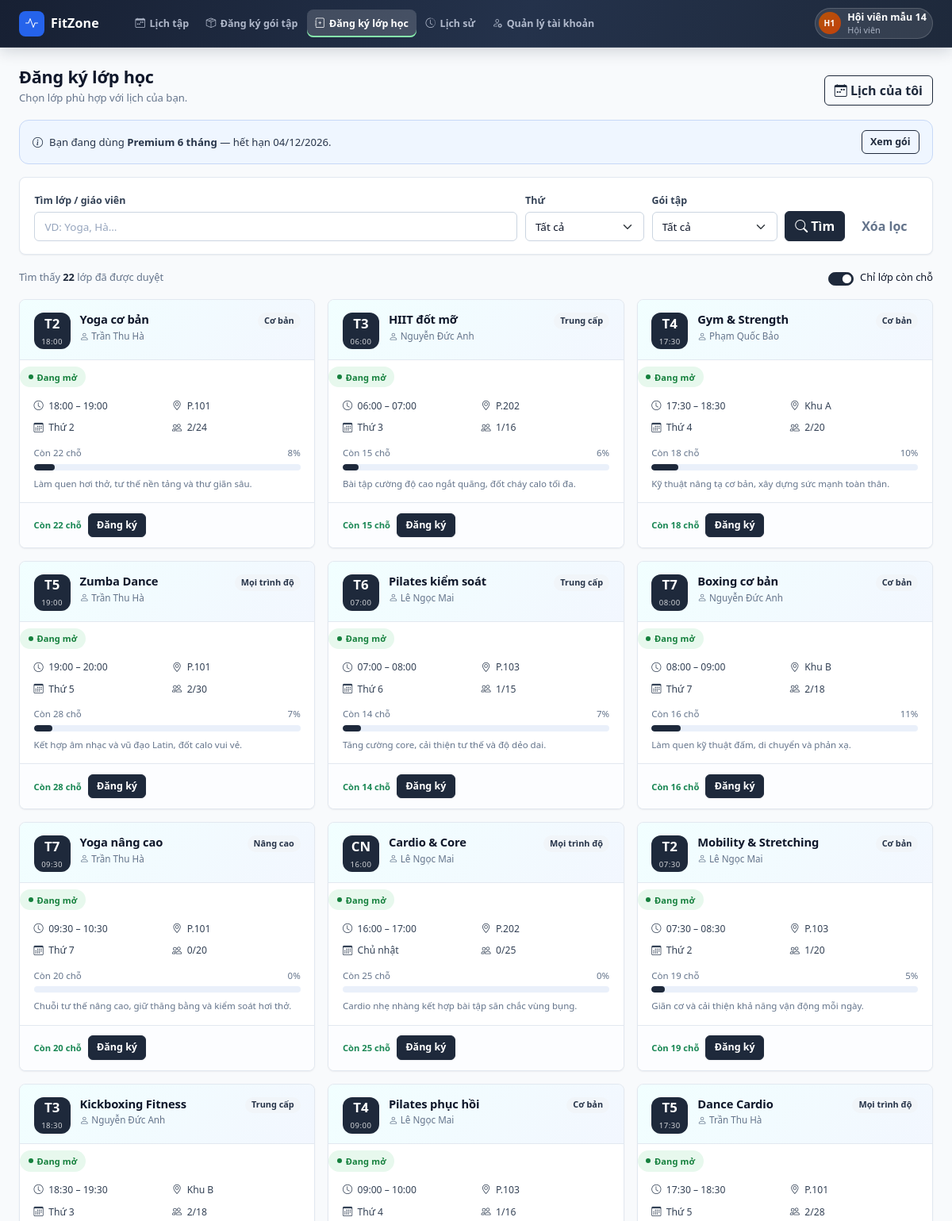
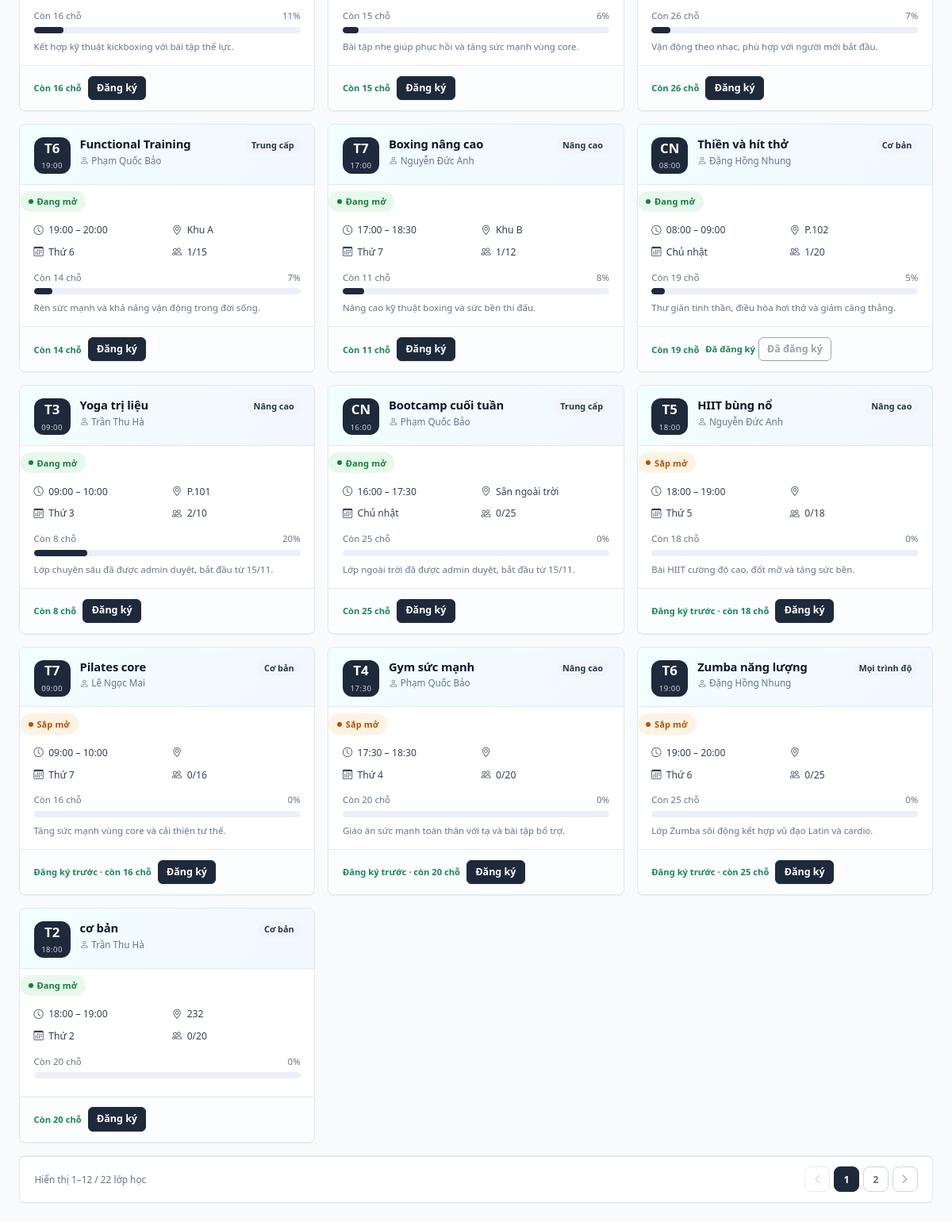
Page /customer/class-registration.php (signed in) on the committed database (2 pictures, top to bottom).
### tables this page shows
CREATE TABLE `hoi_vien` (
  `id` int(10) unsigned NOT NULL AUTO_INCREMENT,
  `tai_khoan_id` int(10) unsigned DEFAULT NULL,
  `ho_ten` varchar(100) NOT NULL,
  `sdt` varchar(15) NOT NULL,
  `email` varchar(100) NOT NULL,
  `gioi_tinh` varchar(10) DEFAULT NULL,
  `ngay_sinh` date DEFAULT NULL,
  `dia_chi` varchar(255) DEFAULT NULL,
  `ghi_chu` text DEFAULT NULL,
  `chieu_cao` decimal(5,1) DEFAULT NULL,
  `can_nang` decimal(5,1) DEFAULT NULL,
  `muc_tieu` varchar(100) DEFAULT NULL,
  `trang_thai` varchar(20) NOT NULL DEFAULT 'hoat_dong',
  `deleted_at` datetime DEFAULT NULL,
  `created_at` datetime NOT NULL DEFAULT current_timestamp(),
  `updated_at` datetime NOT NULL DEFAULT current_timestamp() ON UPDATE current_timestamp(),
  PRIMARY KEY (`id`),
  UNIQUE KEY `uq_hoi_vien_email` (`email`),
  KEY `fk_hoi_vien_tai_khoan` (`tai_khoan_id`),
  CONSTRAINT `fk_hoi_vien_tai_khoan` FOREIGN KEY (`tai_khoan_id`) REFERENCES `tai_khoan` (`id`) ON DELETE SET NULL
);

CREATE TABLE `tai_khoan` (
  `id` int(10) unsigned NOT NULL AUTO_INCREMENT,
  `ten_dang_nhap` varchar(50) NOT NULL,
  `mat_khau` varchar(255) NOT NULL,
  `ho_ten` varchar(100) NOT NULL,
  `vai_tro` varchar(20) NOT NULL DEFAULT 'customer',
  `trang_thai` tinyint(1) NOT NULL DEFAULT 1,
  `created_at` datetime NOT NULL DEFAULT current_timestamp(),
  PRIMARY KEY (`id`),
  UNIQUE KEY `uq_tai_khoan_ten` (`ten_dang_nhap`)
);

CREATE TABLE `lop_hoc` (
  `id` int(10) unsigned NOT NULL AUTO_INCREMENT,
  `ten_lop` varchar(100) NOT NULL,
  `giao_vien_id` int(10) unsigned NOT NULL,
  `thu_trong_tuan` tinyint(4) NOT NULL,
  `gio_bat_dau` time NOT NULL,
  `gio_ket_thuc` time NOT NULL,
  `ngay_bat_dau` date NOT NULL,
  `ngay_ket_thuc` date NOT NULL,
  `suc_chua` int(11) NOT NULL,
  `phong_hoc` varchar(50) DEFAULT NULL,
  `mo_ta` text DEFAULT NULL,
  `trinh_do` varchar(50) DEFAULT NULL,
  `goi_tap_toi_thieu` varchar(20) NOT NULL DEFAULT 'basic',
  `trang_thai` varchar(20) NOT NULL DEFAULT 'dang_mo',
  `deleted_at` datetime DEFAULT NULL,
  `created_at` datetime NOT NULL DEFAULT current_timestamp(),
  `updated_at` datetime NOT NULL DEFAULT current_timestamp() ON UPDATE current_timestamp(),
  PRIMARY KEY (`id`),
  KEY `fk_lop_hoc_giao_vien` (`giao_vien_id`),
  CONSTRAINT `fk_lop_hoc_giao_vien` FOREIGN KEY (`giao_vien_id`) REFERENCES `giao_vien` (`id`)
);

CREATE TABLE `giao_vien` (
  `id` int(10) unsigned NOT NULL AUTO_INCREMENT,
  `tai_khoan_id` int(10) unsigned DEFAULT NULL,
  `ho_ten` varchar(100) NOT NULL,
  `sdt` varchar(15) NOT NULL,
  `email` varchar(100) NOT NULL,
  `gioi_thieu` text DEFAULT NULL,
  `deleted_at` datetime DEFAULT NULL,
  `created_at` datetime NOT NULL DEFAULT current_timestamp(),
  `updated_at` datetime NOT NULL DEFAULT current_timestamp() ON UPDATE current_timestamp(),
  PRIMARY KEY (`id`),
  UNIQUE KEY `uq_giao_vien_email` (`email`),
  UNIQUE KEY `uq_giao_vien_tai_khoan` (`tai_khoan_id`),
  CONSTRAINT `fk_giao_vien_tai_khoan` FOREIGN KEY (`tai_khoan_id`) REFERENCES `tai_khoan` (`id`) ON DELETE SET NULL
);

### customer/class-registration.php (the view, shortened to what the rows shown need)
<?php
require __DIR__ . '/../common/bootstrap.php';
$menu = require __DIR__ . '/../common/menus/customer.php';
$appRole = 'customer';
$classes = data_classes();
$registeredIds = array_map(static fn (array $c): int => (int) $c['id'], data_customer_classes());
$member = data_current_member();
$packageLevels = ['basic' => 1, 'standard' => 2, 'premium' => 3];
$currentPackageLevel = $packageLevels[$member['package_level'] ?? 'basic'] ?? 1;
$open = array_values(array_filter($classes, static fn ($c) => $c['status'] === 'dang_mo'));
$keyword = trim((string) ($_GET['q'] ?? ''));
$weekdayFilter = (int) ($_GET['weekday'] ?? 0);
$packageFilter = trim((string) ($_GET['package'] ?? ''));
$packageNames = [
    'basic' => 'Basic - Cơ bản',
    'standard' => 'Standard - Trung cấp',
    'premium' => 'Premium - Tất cả lớp',
];
if ($weekdayFilter < 1 || $weekdayFilter > 7) {
    $weekdayFilter = 0;
}
if (!isset($packageNames[$packageFilter])) {
    $packageFilter = '';
}
$open = array_values(array_filter($open, static function (array $class) use ($keyword, $weekdayFilter, $packageFilter): bool {
    if ($keyword !== ''
        && mb_stripos($class['name'], $keyword) === false
        && mb_stripos($class['instructor'], $keyword) === false) {
        return false;
    }
    if ($weekdayFilter > 0 && (int) $class['weekday'] !== $weekdayFilter) {
        return false;
    }
    if ($packageFilter !== '' && ($class['required_package'] ?? 'basic') !== $packageFilter) {
        return false;
    }
    return true;
}));
$partials = __DIR__ . '/../common/partials';
require $partials . '/head.php';
?>
<div class="app-shell">
    <?php require $partials . '/sidebar.php'; ?>
    <div class="app-main">
        <?php require $partials . '/topbar.php'; ?>
        <main class="app-content" id="main-content">
<div class="page-head">
    <div>
        <h1>Đăng ký lớp học</h1>
    </div>
</div>
<div class="row g-3" id="class-grid">
    <?php foreach ($open as $class):
        $available = $class['capacity'] - $class['enrolled'];
        $percent = (int) round($class['enrolled'] / max(1, $class['capacity']) * 100);
        $tone = $available === 0 ? 'red' : ($percent >= 80 ? 'amber' : '');
        $requiredLevel = $packageLevels[$class['required_package'] ?? 'basic'] ?? 1;
        $allowed = $requiredLevel <= $currentPackageLevel;
        $isRegistered = in_array((int) $class['id'], $registeredIds, true);
    ?>
        <div class="col-md-6 col-xl-4" data-class-card
             data-class-id="<?= (int) $class['id'] ?>"
             data-capacity="<?= (int) $class['capacity'] ?>"
             data-available="<?= $available > 0 ? '1' : '0' ?>">
            <article class="class-card">
                <div class="class-card-top">
                    <div class="day-chip">
                        <strong><?= e(weekday_short($class['weekday'])) ?></strong>
                        <span><?= e($class['start']) ?></span>
                    </div>
                    <div class="flex-grow-1 min-w-0">
                        <div class="d-flex align-items-start gap-2">
                            <h3 class="flex-grow-1"><?= e($class['name']) ?></h3>
                            <span class="badge-soft"><?= e($class['level']) ?></span>
                        </div>
                        <div class="teacher"><?= icon('person') ?> <?= e($class['instructor']) ?></div>
                    </div>
                </div>
                <div class="mt-2"><?= status_badge($class['status']) ?></div>
                <div class="class-card-body">
                    <div class="class-meta">
                        <div class="item"><?= icon('clock') ?> <?= e($class['start'] . ' – ' . $class['end']) ?></div>
                        <div class="item"><?= icon('geo-alt') ?> <?= e($class['room']) ?></div>
                        <div class="item"><?= icon('calendar3') ?> <?= e(weekday($class['weekday'])) ?></div>
                        <div class="item"><?= icon('people') ?> <span data-enrolled><?= e((string) $class['enrolled'] . '/' . (string) $class['capacity']) ?></span></div>
                    </div>
                    <div class="class-capacity">
                        <span data-available-text><?= $available === 0 ? 'Lớp đã đầy' : 'Còn ' . $available . ' chỗ' ?></span>
                        <span><?= $percent ?>%</span>
                    </div>
                    <?= progress_bar($percent, $tone) ?>
                    <p class="text-muted-2 text-tiny mt-2 mb-0"><?= e($class['desc']) ?></p>
                </div>
                <div class="class-card-foot">
                    <span class="availability <?= $available === 0 ? 'text-danger' : 'text-success' ?>" data-available-label>
                        <?= $available === 0 ? 'Hết chỗ' : ($class['status'] === 'sap_mo' ? 'Đăng ký trước · còn ' . $available . ' chỗ' : 'Còn ' . $available . ' chỗ') ?>
                    </span>
                    <span data-class-action>
                        <?php if ($isRegistered): ?>
                            <span class="availability text-success">Đã đăng ký</span>
                            <button class="btn btn-outline-secondary btn-sm" type="button" disabled>Đã đăng ký</button>
                        <?php elseif (!$allowed): ?>
                            <span class="availability text-warning">Cần gói cao hơn</span>
                            <button class="btn btn-outline-secondary btn-sm" type="button" disabled>Nâng cấp gói</button>
                        <?php elseif ($available === 0): ?>
                            <button class="btn btn-outline-secondary btn-sm" type="button" disabled>Đã đầy</button>
                        <?php else: ?>
                            <button class="btn btn-primary btn-sm" type="button"
                                    data-bs-toggle="modal" data-bs-target="#registerClassModal"
                                    data-class-id="<?= (int) $class['id'] ?>"
                                    data-class-name="<?= e($class['name']) ?>"
                                    data-class-meta="<?= e(weekday($class['weekday']) . ' · ' . $class['start'] . ' – ' . $class['end'] . ' · ' . $class['room']) ?>"
                                    data-class-teacher="<?= e($class['instructor']) ?>">
                                Đăng ký
                            </button>
                        <?php endif; ?>
                    </span>
                </div>
            </article>
        </div>
    <?php endforeach; ?>
</div>
        </main>
    </div>
</div>
<?php require $partials . '/foot.php'; ?>

### common/partials/topbar.php (shortened to what the rows shown need)
<?php
require_once __DIR__ . '/../data/user.php';
$user = app_user($appRole);
$accountHref = '/' . $appRole . '/account';
?>
<header class="app-topbar">
    <a class="app-user text-decoration-none" href="<?= e(url($accountHref)) ?>" aria-label="Mở trang quản lý tài khoản">
        <?= avatar($user['name'], 'avatar-sm') ?>
        <span class="app-user-meta">
            <strong><?= e($user['name']) ?></strong>
            <span><?= e($user['sub']) ?></span>
        </span>
    </a>
</header>

### common/components/ui.php (shortened to what the rows shown need)
<?php
if (!function_exists('icon')) {
    function icon(string $name, string $class = ''): string
    {
        $name = preg_replace('/[^a-z0-9-]/i', '', $name) ?: 'circle';
        return '<i class="bi bi-' . e($name) . ($class !== '' ? ' ' . e($class) : '') . '" aria-hidden="true"></i>';
    }
}
if (!function_exists('initials')) {
    function initials(string $name): string
    {
        $parts = preg_split('/\s+/u', trim($name)) ?: [];
        $parts = array_values(array_filter($parts, static fn ($p) => $p !== ''));
        $last = $parts[count($parts) - 1];
        $first = $parts[0];
        $initials = mb_substr($first, 0, 1, 'UTF-8');
        if (count($parts) > 1) {
            $initials .= mb_substr($last, 0, 1, 'UTF-8');
        }
        return mb_strtoupper($initials, 'UTF-8');
    }
}
if (!function_exists('avatar')) {
    function avatar(string $name, string $size = '', string $extra = ''): string
    {
        $palette = ['alt-1', 'alt-2', 'alt-3', 'alt-4', 'alt-5'];
        $alt = $palette[abs(crc32($name)) % count($palette)];
        $classes = trim('avatar ' . $alt . ($size !== '' ? ' ' . $size : '') . ($extra !== '' ? ' ' . $extra : ''));
        return '<span class="' . e($classes) . '" title="' . e($name) . '">' . e(initials($name)) . '</span>';
    }
}
if (!function_exists('badge')) {
    function badge(string $label, string $variant = 'primary', bool $dot = true): string
    {
        $dotClass = $dot ? '' : ' no-dot';
        return '<span class="badge-status ' . e($variant) . $dotClass . '">' . e($label) . '</span>';
    }
}
if (!function_exists('status_badge')) {
    function status_badge(string $status): string
    {
        $map = [
            'hoat_dong' => ['Đang hoạt động', 'success'],
            'ngung_hoat_dong' => ['Ngừng hoạt động', 'muted'],
            'dang_mo' => ['Đang mở', 'success'],
            'sap_mo' => ['Sắp mở', 'warning'],
            'da_dong' => ['Đã đóng', 'muted'],
            'dang_ban' => ['Đang bán', 'success'],
            'ngung_ban' => ['Ngừng bán', 'muted'],
            'da_huy' => ['Đã hủy', 'danger'],
            'da_thanh_toan' => ['Đã thanh toán', 'success'],
            'chua_thanh_toan' => ['Chưa thanh toán', 'warning'],
            'dang_ky' => ['Đã đăng ký', 'primary'],
            'bi_khoa' => ['Đã khóa', 'danger'],
        ];
        [$label, $variant] = $map[$status] ?? [$status, 'muted'];
        return badge($label, $variant);
    }
}
if (!function_exists('weekday')) {
    function weekday(int $day): string
    {
        return ['', 'Thứ 2', 'Thứ 3', 'Thứ 4', 'Thứ 5', 'Thứ 6', 'Thứ 7', 'Chủ nhật'][$day] ?? '';
    }
}
if (!function_exists('weekday_short')) {
    function weekday_short(int $day): string
    {
        return ['', 'T2', 'T3', 'T4', 'T5', 'T6', 'T7', 'CN'][$day] ?? '';
    }
}
if (!function_exists('progress_bar')) {
    function progress_bar(int $percent, string $variant = '', bool $thick = false): string
    {
        $percent = max(0, min(100, $percent));
        $classes = trim('app-progress' . ($variant !== '' ? ' ' . $variant : '') . ($thick ? ' thick' : ''));
        return '<div class="' . e($classes) . '" role="progressbar" aria-valuenow="' . $percent . '" aria-valuemin="0" aria-valuemax="100">'
            . '<span style="width:' . $percent . '%"></span></div>';
    }
}

### rows in the picture
hoi_vien: ho_ten "H1"
tai_khoan: ho_ten "Hội viên mẫu 14", ho_ten.email "Hội viên"
lop_hoc: thu_trong_tuan "T2", start "18:00", ten_lop "Yoga cơ bản", trinh_do "Cơ bản", giao_vien.ho_ten "Trần Thu Hà", label "Đang mở", end "18:00 – 19:00", phong_hoc "P.101", thu_trong_tuan "Thứ 2", capacity "2/24", available "22", percent "8", mo_ta "Làm quen hơi thở, tư thế nền tảng và thư giãn sâu."
lop_hoc: thu_trong_tuan "T3", start "06:00", ten_lop "HIIT đốt mỡ", trinh_do "Trung cấp", giao_vien.ho_ten "Nguyễn Đức Anh", label "Đang mở", end "06:00 – 07:00", phong_hoc "P.202", thu_trong_tuan "Thứ 3", capacity "1/16", available "15", percent "6", mo_ta "Bài tập cường độ cao ngắt quãng, đốt cháy calo tối đa."
lop_hoc: thu_trong_tuan "T4", start "17:30", ten_lop "Gym & Strength", trinh_do "Cơ bản", giao_vien.ho_ten "Phạm Quốc Bảo", label "Đang mở", end "17:30 – 18:30", phong_hoc "Khu A", thu_trong_tuan "Thứ 4", capacity "2/20", available "18", percent "10", mo_ta "Kỹ thuật nâng tạ cơ bản, xây dựng sức mạnh toàn thân."
lop_hoc: thu_trong_tuan "T5", start "19:00", ten_lop "Zumba Dance", trinh_do "Mọi trình độ", giao_vien.ho_ten "Trần Thu Hà", label "Đang mở", end "19:00 – 20:00", phong_hoc "P.101", thu_trong_tuan "Thứ 5", capacity "2/30", available "28", percent "7", mo_ta "Kết hợp âm nhạc và vũ đạo Latin, đốt calo vui vẻ."
lop_hoc: thu_trong_tuan "T6", start "07:00", ten_lop "Pilates kiểm soát", trinh_do "Trung cấp", giao_vien.ho_ten "Lê Ngọc Mai", label "Đang mở", end "07:00 – 08:00", phong_hoc "P.103", thu_trong_tuan "Thứ 6", capacity "1/15", available "14", percent "7", mo_ta "Tăng cường core, cải thiện tư thế và độ dẻo dai."
lop_hoc: thu_trong_tuan "T7", start "08:00", ten_lop "Boxing cơ bản", trinh_do "Cơ bản", giao_vien.ho_ten "Nguyễn Đức Anh", label "Đang mở", end "08:00 – 09:00", phong_hoc "Khu B", thu_trong_tuan "Thứ 7", capacity "2/18", available "16", percent "11", mo_ta "Làm quen kỹ thuật đấm, di chuyển và phản xạ."
lop_hoc: thu_trong_tuan "T7", start "09:30", ten_lop "Yoga nâng cao", trinh_do "Nâng cao", giao_vien.ho_ten "Trần Thu Hà", label "Đang mở", end "09:30 – 10:30", phong_hoc "P.101", thu_trong_tuan "Thứ 7", capacity "0/20", suc_chua "20", percent "0", mo_ta "Chuỗi tư thế nâng cao, giữ thăng bằng và kiểm soát hơi thở."
lop_hoc: thu_trong_tuan "CN", start "16:00", ten_lop "Cardio & Core", trinh_do "Mọi trình độ", giao_vien.ho_ten "Lê Ngọc Mai", label "Đang mở", end "16:00 – 17:00", phong_hoc "P.202", thu_trong_tuan "Chủ nhật", capacity "0/25", suc_chua "25", percent "0", mo_ta "Cardio nhẹ nhàng kết hợp bài tập săn chắc vùng bụng."
lop_hoc: thu_trong_tuan "T2", start "07:30", ten_lop "Mobility & Stretching", trinh_do "Cơ bản", giao_vien.ho_ten "Lê Ngọc Mai", label "Đang mở", end "07:30 – 08:30", phong_hoc "P.103", thu_trong_tuan "Thứ 2", capacity "1/20", available "19", percent "5", mo_ta "Giãn cơ và cải thiện khả năng vận động mỗi ngày."
lop_hoc: thu_trong_tuan "T3", start "18:30", ten_lop "Kickboxing Fitness", trinh_do "Trung cấp", giao_vien.ho_ten "Nguyễn Đức Anh", label "Đang mở", end "18:30 – 19:30", phong_hoc "Khu B", thu_trong_tuan "Thứ 3", capacity "2/18", available "16", percent "11", mo_ta "Kết hợp kỹ thuật kickboxing với bài tập thể lực."
lop_hoc: thu_trong_tuan "T4", start "09:00", ten_lop "Pilates phục hồi", trinh_do "Cơ bản", giao_vien.ho_ten "Lê Ngọc Mai", label "Đang mở", end "09:00 – 10:00", phong_hoc "P.103", thu_trong_tuan "Thứ 4", capacity "1/16", available "15", percent "6", mo_ta "Bài tập nhẹ giúp phục hồi và tăng sức mạnh vùng core."
lop_hoc: thu_trong_tuan "T5", start "17:30", ten_lop "Dance Cardio", trinh_do "Mọi trình độ", giao_vien.ho_ten "Trần Thu Hà", label "Đang mở", end "17:30 – 18:30", phong_hoc "P.101", thu_trong_tuan "Thứ 5", capacity "2/28", available "26", percent "7", mo_ta "Vận động theo nhạc, phù hợp với người mới bắt đầu."
lop_hoc: thu_trong_tuan "T6", start "19:00", ten_lop "Functional Training", trinh_do "Trung cấp", giao_vien.ho_ten "Phạm Quốc Bảo", label "Đang mở", end "19:00 – 20:00", phong_hoc "Khu A", thu_trong_tuan "Thứ 6", capacity "1/15", available "14", percent "7", mo_ta "Rèn sức mạnh và khả năng vận động trong đời sống."
lop_hoc: thu_trong_tuan "T7", start "17:00", ten_lop "Boxing nâng cao", trinh_do "Nâng cao", giao_vien.ho_ten "Nguyễn Đức Anh", label "Đang mở", end "17:00 – 18:30", phong_hoc "Khu B", thu_trong_tuan "Thứ 7", capacity "1/12", available "11", percent "8", mo_ta "Nâng cao kỹ thuật boxing và sức bền thi đấu."
lop_hoc: thu_trong_tuan "CN", start "08:00", ten_lop "Thiền và hít thở", trinh_do "Cơ bản", giao_vien.ho_ten "Đặng Hồng Nhung", label "Đang mở", end "08:00 – 09:00", phong_hoc "P.102", thu_trong_tuan "Chủ nhật", capacity "1/20", available "19", percent "5", mo_ta "Thư giãn tinh thần, điều hòa hơi thở và giảm căng thẳng.", shows "Đã đăng ký"
lop_hoc: thu_trong_tuan "T3", start "09:00", ten_lop "Yoga trị liệu", trinh_do "Nâng cao", giao_vien.ho_ten "Trần Thu Hà", label "Đang mở", end "09:00 – 10:00", phong_hoc "P.101", thu_trong_tuan "Thứ 3", capacity "2/10", available "8", percent "20", mo_ta "Lớp chuyên sâu đã được admin duyệt, bắt đầu từ 15/11."
lop_hoc: thu_trong_tuan "CN", start "16:00", ten_lop "Bootcamp cuối tuần", trinh_do "Trung cấp", giao_vien.ho_ten "Phạm Quốc Bảo", label "Đang mở", end "16:00 – 17:30", phong_hoc "Sân ngoài trời", thu_trong_tuan "Chủ nhật", capacity "0/25", suc_chua "25", percent "0", mo_ta "Lớp ngoài trời đã được admin duyệt, bắt đầu từ 15/11."
lop_hoc: thu_trong_tuan "T5", start "18:00", ten_lop "HIIT bùng nổ", trinh_do "Nâng cao", giao_vien.ho_ten "Nguyễn Đức Anh", label "Sắp mở", end "18:00 – 19:00", thu_trong_tuan "Thứ 5", capacity "0/18", suc_chua "18", percent "0", mo_ta "Bài HIIT cường độ cao, đốt mỡ và tăng sức bền."
lop_hoc: thu_trong_tuan "T7", start "09:00", ten_lop "Pilates core", trinh_do "Cơ bản", giao_vien.ho_ten "Lê Ngọc Mai", label "Sắp mở", end "09:00 – 10:00", thu_trong_tuan "Thứ 7", capacity "0/16", suc_chua "16", percent "0", mo_ta "Tăng sức mạnh vùng core và cải thiện tư thế."
lop_hoc: thu_trong_tuan "T4", start "17:30", ten_lop "Gym sức mạnh", trinh_do "Nâng cao", giao_vien.ho_ten "Phạm Quốc Bảo", label "Sắp mở", end "17:30 – 18:30", thu_trong_tuan "Thứ 4", capacity "0/20", suc_chua "20", percent "0", mo_ta "Giáo án sức mạnh toàn thân với tạ và bài tập bổ trợ."
lop_hoc: thu_trong_tuan "T6", start "19:00", ten_lop "Zumba năng lượng", trinh_do "Mọi trình độ", giao_vien.ho_ten "Đặng Hồng Nhung", label "Sắp mở", end "19:00 – 20:00", thu_trong_tuan "Thứ 6", capacity "0/25", suc_chua "25", percent "0", mo_ta "Lớp Zumba sôi động kết hợp vũ đạo Latin và cardio."
lop_hoc: thu_trong_tuan "T2", start "18:00", ten_lop "cơ bản", trinh_do "Cơ bản", giao_vien.ho_ten "Trần Thu Hà", label "Đang mở", end "18:00 – 19:00", phong_hoc "232", thu_trong_tuan "Thứ 2", capacity "0/20", suc_chua "20", percent "0"

### other values in the picture
$item['label'] "Lịch tập"
$item['label'] "Đăng ký gói tập"
$item['label'] "Đăng ký lớp học"
$item['label'] "Lịch sử"
$item['label'] "Quản lý tài khoản"
$currentPackage "Premium 6 tháng"
$packageExpiry "04/12/2026"
count($open) "22"
$from "1"
$to "12"
$total "22"
$label "lớp học"
